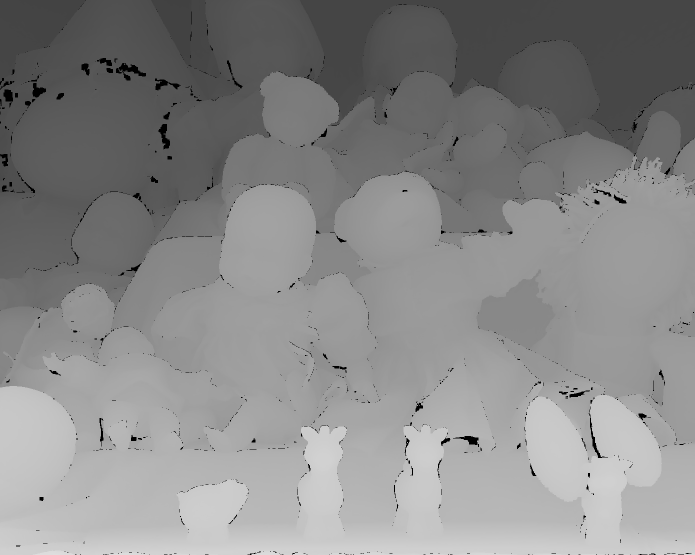
%> input picture 三维点云_final/code/disp1.png, 1390 x 1110 px (shown at 1/2 size)
$ octave myDisparityMap3PointCloud.m   (GNU Octave 9; MATLAB toolbox functions it lacks are replaced by stand-ins)
%> lines starting %> are read from the running program, lines starting %| are printed output that depends on the picture
clear
imgDisp = imread('disp1.png');%视差图
%> imgDisp is the input picture: size 1110x1390 uint8; min 0, max 222, mean 136.2
imgDisp = double(imgDisp);
%> imgDisp: size 1110x1390 double
imgColor = double(imread('view1.png'));%色彩图
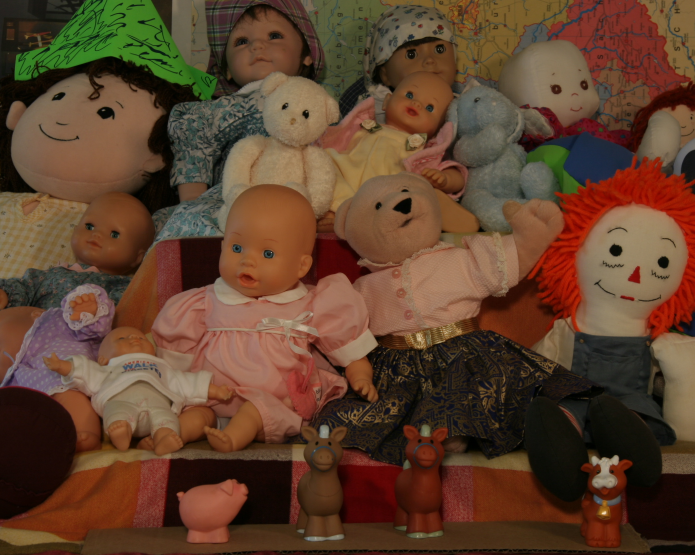
%> input picture 三维点云_final/code/view1.png, 1390 x 1110 px (shown at 1/2 size)
sizeIni = size(imgDisp);%视差图和色彩图应该具有相同的像素点个数
%> sizeIni = [1110 1390]
N = sizeIni(1)*sizeIni(2);
%> N = 1542900
f = double(3740);
T = double(160);
d_min = 200;
cx = sizeIni(2)/2;
%> cx = 695
cy = sizeIni(1)/2;
%> cy = 555
disparity = double(d_min) + imgDisp;
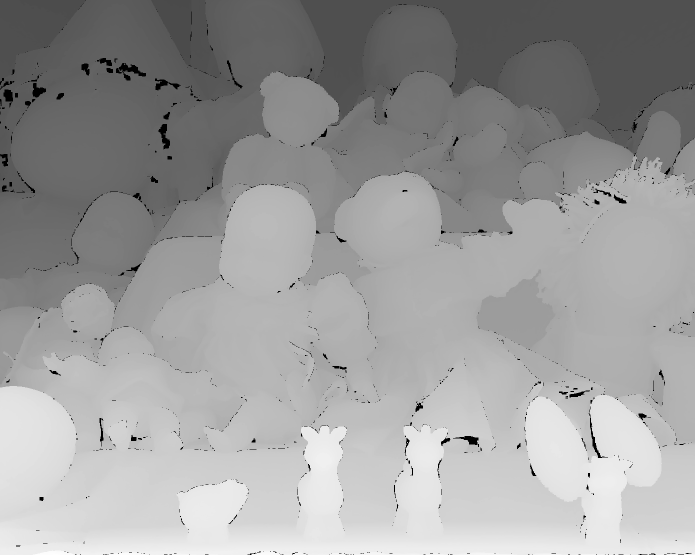
%> disparity: size 1110x1390 double (shown at 1/2 size); min 200, max 422, mean 336.2; drawn with min black and max white

pnt = zeros(N,3);%初始化pnt
color = zeros(N,3);
%> (the run ends here)
